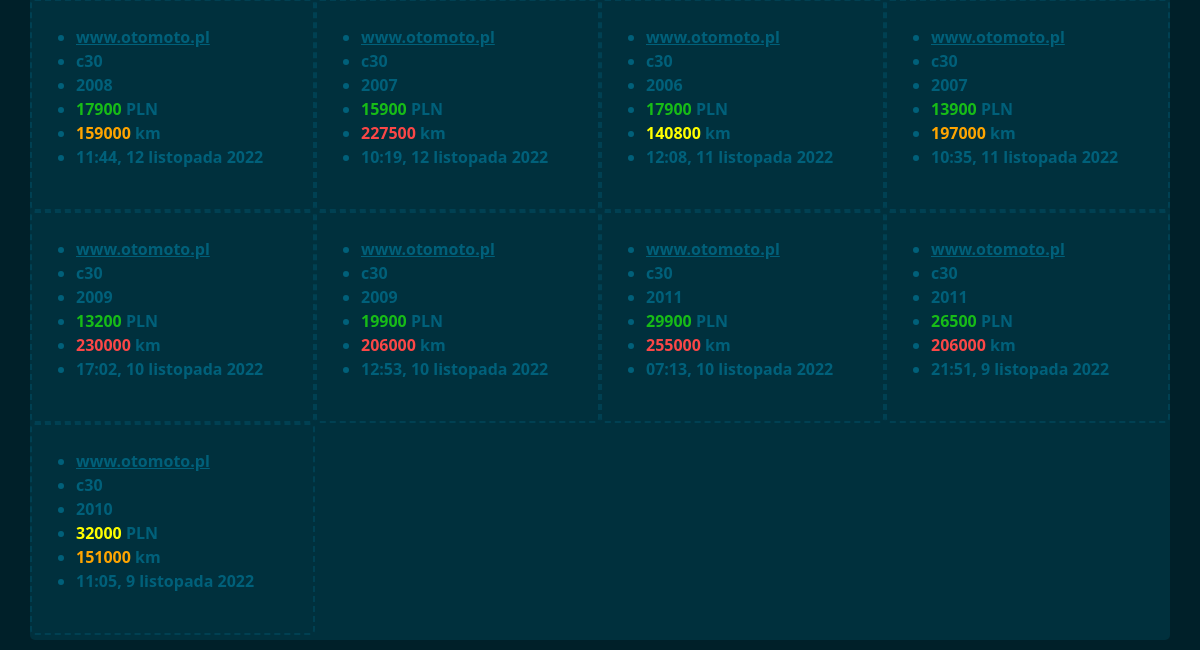
The app's page /c30/ (lower part), older data.
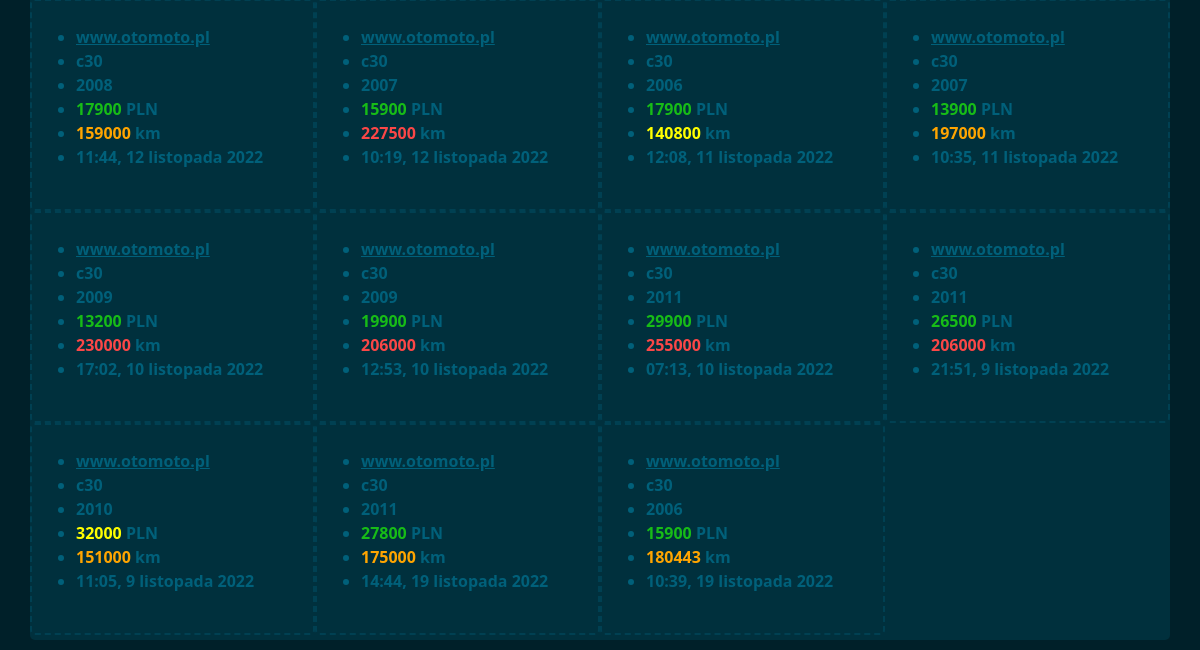
The same page, newer data.
### cardeals/models.py (models this page shows)
class Cars(models.Model):
    brand = models.TextField(blank=True, null=True)
    model = models.TextField(blank=True, null=True)
    price = models.IntegerField(blank=True, null=True)
    currency = models.TextField(blank=True, null=True)
    year = models.IntegerField(blank=True, null=True)
    mileage = models.IntegerField(blank=True, null=True)
    add_date = models.TextField(blank=True, null=True)
    url = models.TextField(blank=True, null=True)
    class Meta:
        managed = False
        db_table = 'cars'

### cardeals/views.py (the view)
# urls.py: path('c30/', views.c30deals, name='c30deals')
def c30deals(response):
    deals = Cars.objects.all()
    return render(response, "cardeals/c30.html", {"deals": deals})

### cardeals/templates/cardeals/c30.html (shortened to what this page needs)
{% extends 'cardeals/base.html' %}
{% block content %}
    {% if deal.model == "c30" %}
    <div class="col-3" id="main">
        <ul>
            <br><li><a href="{{ deal.url }}" target="_blank"> www.otomoto.pl</a></li>
            <li> {{ deal.model }}</li>
            <li> {{ deal.year }}</li>
            <li> <span class="price">{{ deal.price }}</span> {{ deal.currency }}</li>
            <li> <span class="mileage">{{ deal.mileage }}</span> km</li>
            <li> {{ deal.add_date }}</li><br>
        </ul>
    </div>
    {% endif %}
{% endblock %}

Row changes from the older to the newer data that the page shows:
added Cars: model "c30", year "2011", price "27800", currency "PLN", mileage "175000", add_date "14:44, 19 listopada 2022"
added Cars: model "c30", year "2006", price "15900", currency "PLN", mileage "180443", add_date "10:39, 19 listopada 2022"
